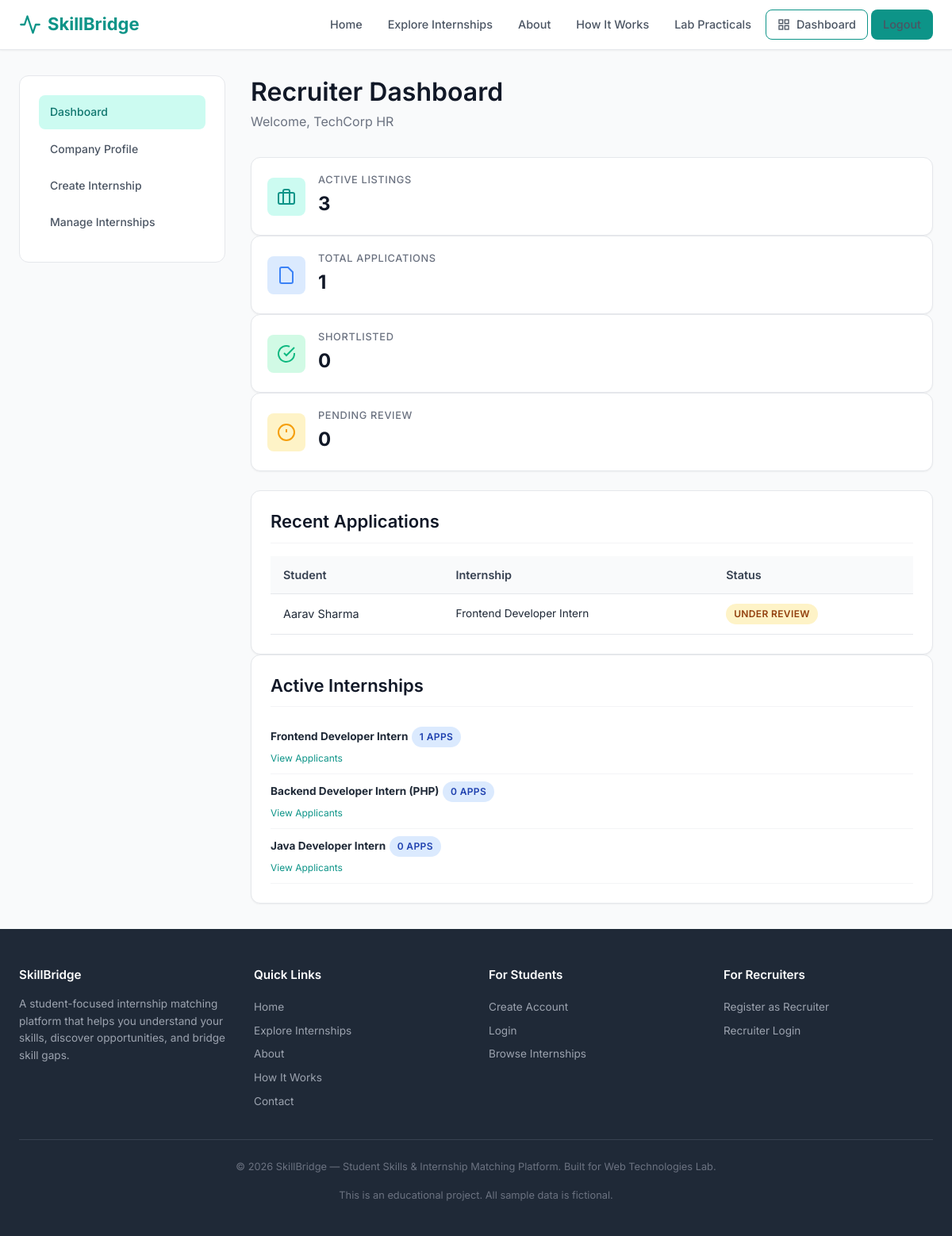
The page /recruiter/dashboard.php (signed in) on the database its author committed.
### tables this page shows
CREATE TABLE applications (
    id INT AUTO_INCREMENT PRIMARY KEY,
    student_profile_id INT NOT NULL,
    internship_id INT NOT NULL,
    status ENUM('applied', 'under_review', 'shortlisted', 'interview_scheduled', 'selected', 'rejected', 'withdrawn') NOT NULL DEFAULT 'applied',
    cover_note TEXT DEFAULT NULL,
    applied_at TIMESTAMP DEFAULT CURRENT_TIMESTAMP,
    updated_at TIMESTAMP DEFAULT CURRENT_TIMESTAMP ON UPDATE CURRENT_TIMESTAMP,
    recruiter_notes TEXT DEFAULT NULL,
    UNIQUE KEY uk_application (student_profile_id, internship_id),
    FOREIGN KEY (student_profile_id) REFERENCES student_profiles(id) ON DELETE CASCADE,
    FOREIGN KEY (internship_id) REFERENCES internships(id) ON DELETE CASCADE,
    INDEX idx_status (status),
    INDEX idx_internship (internship_id)
);

CREATE TABLE users (
    id INT AUTO_INCREMENT PRIMARY KEY,
    full_name VARCHAR(100) NOT NULL,
    email VARCHAR(150) NOT NULL,
    password_hash VARCHAR(255) NOT NULL,
    role ENUM('student', 'recruiter', 'admin') NOT NULL DEFAULT 'student',
    is_active TINYINT(1) NOT NULL DEFAULT 1,
    created_at TIMESTAMP DEFAULT CURRENT_TIMESTAMP,
    updated_at TIMESTAMP DEFAULT CURRENT_TIMESTAMP ON UPDATE CURRENT_TIMESTAMP,
    UNIQUE KEY uk_email (email)
);

CREATE TABLE internships (
    id INT AUTO_INCREMENT PRIMARY KEY,
    recruiter_profile_id INT NOT NULL,
    title VARCHAR(200) NOT NULL,
    description TEXT NOT NULL,
    responsibilities TEXT DEFAULT NULL,
    eligibility TEXT DEFAULT NULL,
    eligible_degrees VARCHAR(255) DEFAULT NULL,     
    eligible_branches VARCHAR(255) DEFAULT NULL,    
    min_graduation_year INT DEFAULT NULL,
    max_graduation_year INT DEFAULT NULL,
    location VARCHAR(150) DEFAULT NULL,
    work_mode ENUM('remote', 'hybrid', 'onsite') DEFAULT 'remote',
    stipend_min INT DEFAULT 0,
    stipend_max INT DEFAULT 0,
    is_paid TINYINT(1) DEFAULT 1,
    duration VARCHAR(100) DEFAULT NULL,
    openings INT DEFAULT 1,
    application_instructions TEXT DEFAULT NULL,
    start_date DATE DEFAULT NULL,
    application_deadline DATE DEFAULT NULL,
    status ENUM('draft', 'active', 'closed', 'expired') DEFAULT 'active',
    career_category VARCHAR(100) DEFAULT NULL,
    is_sample TINYINT(1) DEFAULT 0,    
    created_at TIMESTAMP DEFAULT CURRENT_TIMESTAMP,
    updated_at TIMESTAMP DEFAULT CURRENT_TIMESTAMP ON UPDATE CURRENT_TIMESTAMP,
    FOREIGN KEY (recruiter_profile_id) REFERENCES recruiter_profiles(id) ON DELETE CASCADE,
    INDEX idx_status (status),
    INDEX idx_deadline (application_deadline),
    INDEX idx_career (career_category)
);

### includes/auth.php (called while the page is built, shortened)
<?php
function getCurrentUserName(): ?string {
    return $_SESSION['user_name'] ?? null;
}

### includes/functions.php (called while the page is built, shortened)
<?php
function e(?string $str): string {
    return htmlspecialchars($str ?? '', ENT_QUOTES, 'UTF-8');
}
function statusBadgeClass(string $status): string {
    $map = [
        'applied'             => 'badge-info',
        'under_review'        => 'badge-warning',
        'shortlisted'         => 'badge-primary',
        'interview_scheduled' => 'badge-purple',
        'selected'            => 'badge-success',
        'rejected'            => 'badge-danger',
        'withdrawn'           => 'badge-secondary',
    ];
    return $map[$status] ?? 'badge-secondary';
}
function formatStatus(string $status): string {
    return ucwords(str_replace('_', ' ', $status));
}

### recruiter/dashboard.php (the view, shortened to what this page needs)
<?php
require_once __DIR__.'/../config/database.php';require_once __DIR__.'/../includes/auth.php';require_once __DIR__.'/../includes/functions.php';
requireRole('recruiter');$db=getDB();$rpId=getRecruiterProfileId($db);
$stmt=$db->prepare('SELECT COUNT(*) FROM internships WHERE recruiter_profile_id=? AND status="active"');$stmt->execute([$rpId]);$activeCount=(int)$stmt->fetchColumn();
$stmt=$db->prepare('SELECT COUNT(*) FROM applications a JOIN internships i ON i.id=a.internship_id WHERE i.recruiter_profile_id=?');$stmt->execute([$rpId]);$totalApps=(int)$stmt->fetchColumn();
$stmt=$db->prepare('SELECT COUNT(*) FROM applications a JOIN internships i ON i.id=a.internship_id WHERE i.recruiter_profile_id=? AND a.status="shortlisted"');$stmt->execute([$rpId]);$shortlisted=(int)$stmt->fetchColumn();
$stmt=$db->prepare('SELECT COUNT(*) FROM applications a JOIN internships i ON i.id=a.internship_id WHERE i.recruiter_profile_id=? AND a.status="applied"');$stmt->execute([$rpId]);$pending=(int)$stmt->fetchColumn();
$stmt=$db->prepare('SELECT a.*, i.title, u.full_name FROM applications a JOIN internships i ON i.id=a.internship_id JOIN student_profiles sp ON sp.id=a.student_profile_id JOIN users u ON u.id=sp.user_id WHERE i.recruiter_profile_id=? ORDER BY a.applied_at DESC LIMIT 10');
$stmt->execute([$rpId]);$recentApps=$stmt->fetchAll();
$stmt=$db->prepare('SELECT i.*, (SELECT COUNT(*) FROM applications WHERE internship_id=i.id) AS app_count FROM internships i WHERE i.recruiter_profile_id=? AND i.status="active" ORDER BY i.created_at DESC');
$stmt->execute([$rpId]);$activeInternships=$stmt->fetchAll();
include __DIR__.'/../includes/header.php';
?>
<div class="main-content"><div class="container"><div class="dashboard-layout"><?php include __DIR__.'/sidebar.php'; ?>
<div>
<div class="page-header"><h1>Recruiter Dashboard</h1><p>Welcome, <?php echo e(getCurrentUserName()); ?></p></div>
<div class="card-grid-4 mb-3">
<div class="stat-card"><div class="stat-icon teal"><svg xmlns="http://www.w3.org/2000/svg" width="24" height="24" viewBox="0 0 24 24" fill="none" stroke="currentColor" stroke-width="2"><rect x="2" y="7" width="20" height="14" rx="2"></rect><path d="M16 21V5a2 2 0 0 0-2-2h-4a2 2 0 0 0-2 2v16"></path></svg></div><div class="stat-info"><h4>Active Listings</h4><div class="stat-value"><?php echo $activeCount; ?></div></div></div>
<div class="stat-card"><div class="stat-icon blue"><svg xmlns="http://www.w3.org/2000/svg" width="24" height="24" viewBox="0 0 24 24" fill="none" stroke="currentColor" stroke-width="2"><path d="M14 2H6a2 2 0 0 0-2 2v16a2 2 0 0 0 2 2h12a2 2 0 0 0 2-2V8z"></path></svg></div><div class="stat-info"><h4>Total Applications</h4><div class="stat-value"><?php echo $totalApps; ?></div></div></div>
<div class="stat-card"><div class="stat-icon green"><svg xmlns="http://www.w3.org/2000/svg" width="24" height="24" viewBox="0 0 24 24" fill="none" stroke="currentColor" stroke-width="2"><path d="M22 11.08V12a10 10 0 1 1-5.93-9.14"></path><polyline points="22 4 12 14.01 9 11.01"></polyline></svg></div><div class="stat-info"><h4>Shortlisted</h4><div class="stat-value"><?php echo $shortlisted; ?></div></div></div>
<div class="stat-card"><div class="stat-icon amber"><svg xmlns="http://www.w3.org/2000/svg" width="24" height="24" viewBox="0 0 24 24" fill="none" stroke="currentColor" stroke-width="2"><circle cx="12" cy="12" r="10"></circle><line x1="12" y1="8" x2="12" y2="12"></line><line x1="12" y1="16" x2="12.01" y2="16"></line></svg></div><div class="stat-info"><h4>Pending Review</h4><div class="stat-value"><?php echo $pending; ?></div></div></div>
</div>
<div class="card-grid-2">
<div class="card"><div class="card-header"><h3>Recent Applications</h3></div>
<?php if(empty($recentApps)): ?><p class="text-muted">No applications yet.</p>
<?php else: ?><table><thead><tr><th>Student</th><th>Internship</th><th>Status</th></tr></thead><tbody>
<?php foreach($recentApps as $a): ?><tr><td><?php echo e($a['full_name']); ?></td><td class="text-sm"><?php echo e($a['title']); ?></td><td><span class="badge <?php echo statusBadgeClass($a['status']); ?>"><?php echo formatStatus($a['status']); ?></span></td></tr>
<?php endforeach; ?></tbody></table><?php endif; ?></div>
<div class="card"><div class="card-header"><h3>Active Internships</h3></div>
<?php if(empty($activeInternships)): ?><p class="text-muted">No active listings.</p><a href="/wtproject/recruiter/create-internship.php" class="btn btn-primary btn-sm mt-1">Create Internship</a>
<?php else: foreach($activeInternships as $i): ?>
<div style="padding:0.5rem 0;border-bottom:1px solid var(--gray-100);">
<strong class="text-sm"><?php echo e($i['title']); ?></strong> <span class="badge badge-info"><?php echo $i['app_count']; ?> apps</span><br>
<a href="/wtproject/recruiter/applicants.php?internship_id=<?php echo $i['id']; ?>" class="text-xs">View Applicants</a>
</div>
<?php endforeach; endif; ?></div>
</div>
</div></div></div></div>
<?php include __DIR__.'/../includes/footer.php'; ?>

### assets/css/style.css (style rules this page uses)
:root { --primary: #0d9488; --primary-dark: #0f766e; --primary-light: #ccfbf1; --secondary: #4f46e5; --secondary-light: #e0e7ff; --accent: #f59e0b; --success: #10b981; --danger: #ef4444; --warning: #f59e0b; --info: #3b82f6; --purple: #8b5cf6; --gray-50: #f9fafb; --gray-100: #f3f4f6; --gray-200: #e5e7eb; --gray-300: #d1d5db; --gray-400: #9ca3af; --gray-500: #6b7280; --gray-600: #4b5563; --gray-700: #374151; --gray-800: #1f2937; --gray-900: #111827; --white: #ffffff; --font-sans: 'Inter', -apple-system, BlinkMacSystemFont, 'Segoe UI', Roboto, sans-serif; --font-mono: 'Fira Code', 'Consolas', monospace; --shadow-sm: 0 1px 2px 0 rgba(0,0,0,0.05); --shadow: 0 1px 3px 0 rgba(0,0,0,0.1), 0 1px 2px -1px rgba(0,0,0,0.1); --shadow-md: 0 4px 6px -1px rgba(0,0,0,0.1), 0 2px 4px -2px rgba(0,0,0,0.1); --shadow-lg: 0 10px 15px -3px rgba(0,0,0,0.1), 0 4px 6px -4px rgba(0,0,0,0.1); --radius: 8px; --radius-lg: 12px; --transition: all 0.2s ease; }
*, *::before, *::after { margin: 0; padding: 0; box-sizing: border-box; }
html { scroll-behavior: smooth; font-size: 16px; }
body { font-family: var(--font-sans); color: var(--gray-800); background-color: var(--gray-50); line-height: 1.6; min-height: 100vh; display: flex; flex-direction: column; }
a { color: var(--primary); text-decoration: none; transition: var(--transition); }
h1, h2, h3, h4, h5, h6 { color: var(--gray-900); font-weight: 600; line-height: 1.3; margin-bottom: 0.5em; }
h1 { font-size: 2rem; }
h3 { font-size: 1.375rem; }
h4 { font-size: 1.125rem; }
p { margin-bottom: 1rem; }
.container { width: 100%; max-width: 1200px; margin: 0 auto; padding: 0 1.5rem; }
.main-content { flex: 1; padding: 2rem 0; }
.card { background: var(--white); border: 1px solid var(--gray-200); border-radius: var(--radius-lg); padding: 1.5rem; box-shadow: var(--shadow-sm); transition: var(--transition); }
.card-header { display: flex; align-items: center; justify-content: space-between; margin-bottom: 1rem; padding-bottom: 0.75rem; border-bottom: 1px solid var(--gray-100); }
.card-header h3 { margin-bottom: 0; }
.card-grid-2 { grid-template-columns: repeat(auto-fill, minmax(320px, 1fr)); }
.card-grid-4 { grid-template-columns: repeat(auto-fill, minmax(220px, 1fr)); }
.stat-card { background: var(--white); border: 1px solid var(--gray-200); border-radius: var(--radius-lg); padding: 1.25rem; display: flex; align-items: center; gap: 1rem; box-shadow: var(--shadow-sm); }
.stat-icon { width: 48px; height: 48px; border-radius: var(--radius); display: flex; align-items: center; justify-content: center; flex-shrink: 0; }
.stat-icon.teal { background: var(--primary-light); color: var(--primary); }
.stat-icon.blue { background: #dbeafe; color: var(--info); }
.stat-icon.amber { background: #fef3c7; color: var(--warning); }
.stat-icon.green { background: #d1fae5; color: var(--success); }
.stat-icon svg { width: 24px; height: 24px; }
.stat-info h4 { font-size: 0.8rem; color: var(--gray-500); font-weight: 500; text-transform: uppercase; letter-spacing: 0.05em; margin-bottom: 0.125rem; }
.stat-info .stat-value { font-size: 1.5rem; font-weight: 700; color: var(--gray-900); }
.badge { display: inline-flex; align-items: center; padding: 0.2rem 0.625rem; border-radius: 9999px; font-size: 0.75rem; font-weight: 600; text-transform: uppercase; letter-spacing: 0.03em; }
.badge-warning { background: #fef3c7; color: #92400e; }
.badge-info { background: #dbeafe; color: #1e40af; }
table { width: 100%; border-collapse: collapse; }
th, td { padding: 0.75rem 1rem; text-align: left; border-bottom: 1px solid var(--gray-200); font-size: 0.9rem; }
th { background: var(--gray-50); font-weight: 600; color: var(--gray-700); white-space: nowrap; }
.dashboard-layout { display: grid; grid-template-columns: 260px 1fr; gap: 2rem; min-height: calc(100vh - 140px); }
.page-header { margin-bottom: 2rem; }
.page-header h1 { margin-bottom: 0.25rem; }
.page-header p { color: var(--gray-500); margin-bottom: 0; }
.text-sm { font-size: 0.85rem; }
.text-xs { font-size: 0.75rem; }
.mb-3 { margin-bottom: 1.5rem; }

### rows shown on the page
applications: users.full_name "Aarav Sharma", internship.title "Frontend Developer Intern", status "UNDER REVIEW"
internships: title "Frontend Developer Intern", app_count "1"
internships: title "Backend Developer Intern (PHP)", app_count "0"
internships: title "Java Developer Intern", app_count "0"

### other values the page prints
$l[1] "Dashboard"
$l[1] "Company Profile"
$l[1] "Create Internship"
$l[1] "Manage Internships"
getCurrentUserName() "TechCorp HR"
$activeCount "3"
$totalApps "1"
$shortlisted "0"
$pending "0"
